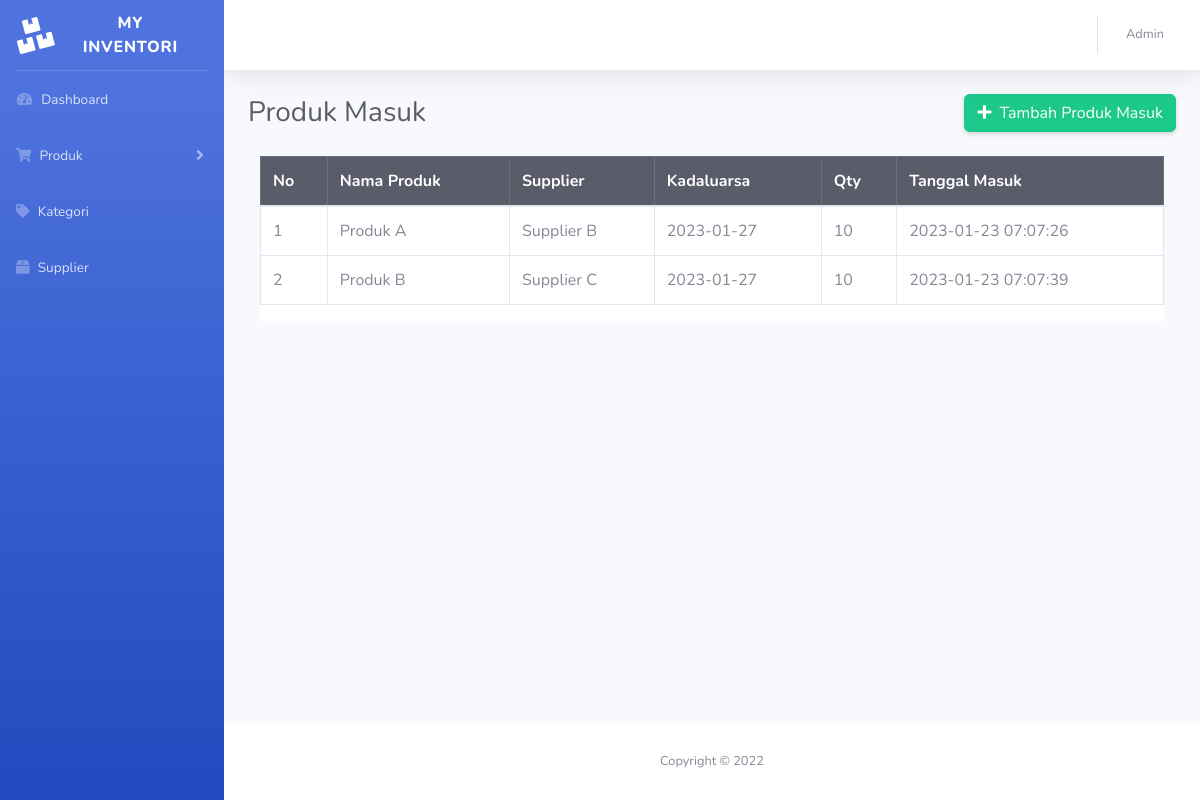
The page /produk_masuk.php (signed in) on the database its author committed.
### tables this page shows
CREATE TABLE `produk_masuk` (
  `id_masuk` int(255) NOT NULL,
  `id_produk` int(255) NOT NULL,
  `id_supplier` int(255) NOT NULL,
  `kadaluarsa` date NOT NULL,
  `qty` int(255) NOT NULL,
  `tgl_masuk` timestamp NOT NULL DEFAULT current_timestamp()
);

CREATE TABLE `produk` (
  `id_produk` int(255) NOT NULL,
  `nama_produk` varchar(255) NOT NULL,
  `id_kategori` int(255) NOT NULL,
  `harga` int(255) NOT NULL
);

CREATE TABLE `supplier` (
  `id_supplier` int(255) NOT NULL,
  `nama_supplier` varchar(255) NOT NULL,
  `alamat` varchar(255) NOT NULL,
  `email` varchar(255) NOT NULL,
  `telpon` varchar(255) NOT NULL
);

### produk_masuk.php (the view, shortened to what this page needs)
<?php
include '_koneksi.php';
$sql = "SELECT * FROM produk_masuk
INNER JOIN produk ON produk_masuk.id_produk = produk.id_produk
INNER JOIN supplier ON produk_masuk.id_supplier = supplier.id_supplier";
$result = $conn->query($sql);
if ($result->num_rows > 0) {
  while($row = $result->fetch_assoc()) {
    $produk_masuk[] = $row;
  }
} else {
  echo "0 results";
}
?>
<!DOCTYPE html>
<html lang="en">
<head>
    <link href="vendor/fontawesome-free/css/all.min.css" rel="stylesheet" type="text/css">
    <link href="css/sb-admin-2.min.css" rel="stylesheet">
</head>
<body id="page-top">
    <div id="wrapper">
		<?php include 'inc/sidebar.php'; ?>
        <div id="content-wrapper" class="d-flex flex-column">
            <div id="content">
				<?php include 'inc/topbar.php'; ?>
                <div class="container-fluid">
					<div class="d-sm-flex align-items-center justify-content-between mb-4">
						<h1 class="h3 mb-0 text-gray-800">Produk Masuk</h1>
						<a href="produk_masuk_tambah.php" class="btn btn-success shadow-sm">
						<i class="fas fa-plus mr-1"></i> Tambah Produk Masuk</a>
					</div>
					<div class="container">
						<div class="row bg-white">
							<table class="table table-bordered" id="dataTable" cellspacing="0">
								<thead class="table-dark">
									<tr>
										<th>No</th>
										<th>Nama Produk</th>
										<th>Supplier</th>
										<th>Kadaluarsa</th>
										<th>Qty</th>
										<th>Tanggal Masuk</th>
									</tr>
								</thead>
								<tbody>
								<?php foreach($produk_masuk as $produk_masuk): ?>
									<tr>
										<td><?= $produk_masuk['id_masuk'] ?></td>
										<td><?= $produk_masuk['nama_produk'] ?></td>
										<td><?= $produk_masuk['nama_supplier'] ?></td>
										<td><?= $produk_masuk['kadaluarsa'] ?></td>
										<td><?= $produk_masuk['qty'] ?></td>
										<td><?= $produk_masuk['tgl_masuk'] ?></td>
									</tr>
								<?php endforeach; ?>
								</tbody>
							</table>
						</div>
					</div>
                </div>
            </div>
			<?php include 'inc/footer.php'; ?>
        </div>
    </div>
</body>
</html>

### rows shown on the page
produk_masuk: id_masuk "1", id_produk.nama_produk "Produk A", id_supplier.nama_supplier "Supplier B", kadaluarsa "2023-01-27", qty "10", tgl_masuk "2023-01-23 07:07:26"
produk_masuk: id_masuk "2", id_produk.nama_produk "Produk B", id_supplier.nama_supplier "Supplier C", kadaluarsa "2023-01-27", qty "10", tgl_masuk "2023-01-23 07:07:39"
